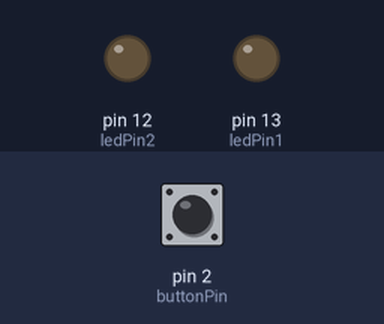
Recording of a sketch running on a simulated Arduino Uno, built with avr-gcc and run on an emulated ATmega328P. On the bench: output pins drawn as LEDs (lit = HIGH). The test bench sets the inputs (shaded band); at power-on: pin 2 (buttonPin) LOW.

Above: at 1.2 s.
1.3 s: pin 2 (buttonPin) pulled HIGH for 0.15 s
At 1.37 s:
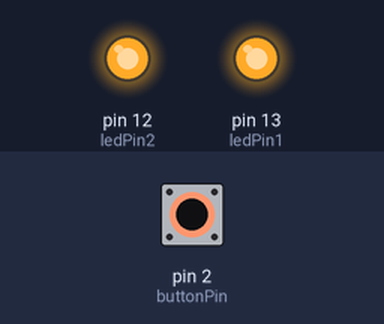
2.9 s: pin 2 (buttonPin) pulled HIGH for 3.2 s
At 6.9 s:
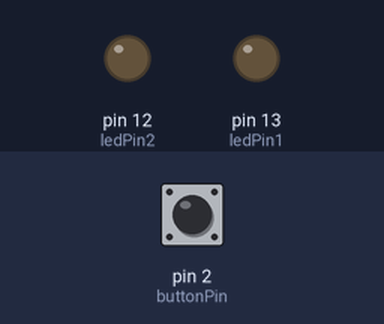
Timing chart, 0 to 8.4 s (numbered marks = the images above; inputs shaded):
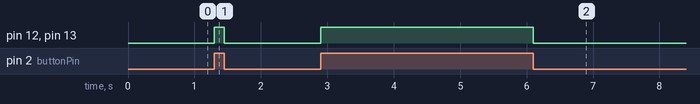

Measured:
- after the input at 1.3 s, pin 12 (ledPin2), pin 13 (ledPin1): LOW → HIGH at once, → LOW 0.15 s later
- after the input at 2.9 s, pin 12 (ledPin2), pin 13 (ledPin1): LOW → HIGH at once, → LOW 3.2 s later

The sketch:

pushbutton-led.ino
```cpp
  const int buttonPin = 2;
  const int ledPin1 = 13;
  int buttonState =0;
  const int ledPin2 = 12;


void setup() {
  // put your setup code here, to run once:
    pinMode(ledPin1,OUTPUT);
    pinMode(ledPin2,OUTPUT);
    pinMode(buttonPin,INPUT);

}

void loop() {
  // put your main code here, to run repeatedly:
   buttonState = digitalRead(buttonPin);
   if(buttonState == HIGH){
           digitalWrite(ledPin1,HIGH);
           digitalWrite(ledPin2,HIGH);

                          }
   else{

    digitalWrite(ledPin1 ,LOW);
    digitalWrite(ledPin2,LOW);
        }

}
```
